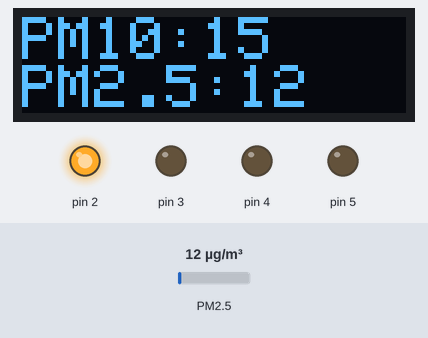
A sketch run on a simulated Arduino Uno, built with avr-gcc and run on an emulated ATmega328P. Shown: 128×32 one-colour display, output pins drawn as LEDs (lit = HIGH). The inputs (shaded band) are chosen by the test bench; at power-on: PM2.5 12 µg/m³. The display library's start-up logo is not drawn; what the sketch prints to the serial monitor is not drawn.

Above: at 4.2 s.
4.3 s: PM2.5 set to 38 µg/m³
At 5.9 s:
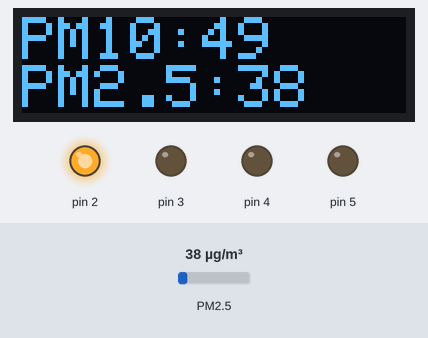
7.0 s: PM2.5 set to 44 µg/m³
At 8.4 s:
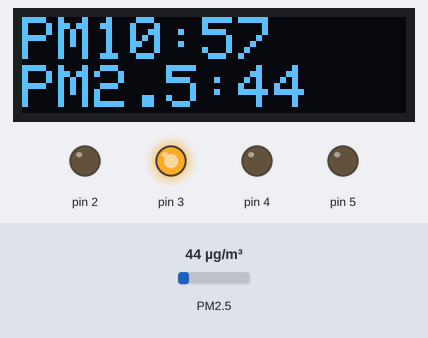
9.7 s: PM2.5 set to 115 µg/m³
At 12.3 s:
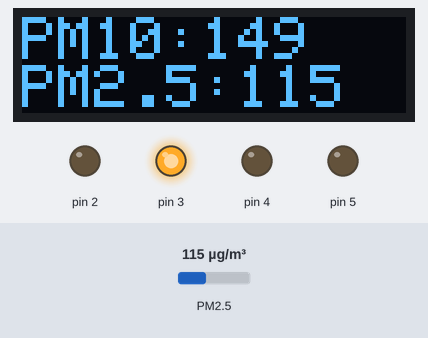
12.8 s: PM2.5 set to 122 µg/m³
At 13.7 s:
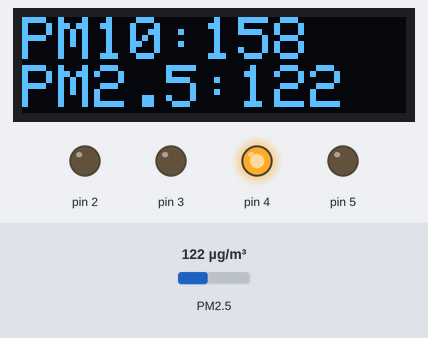
15.5 s: PM2.5 set to 191 µg/m³
At 18.7 s:
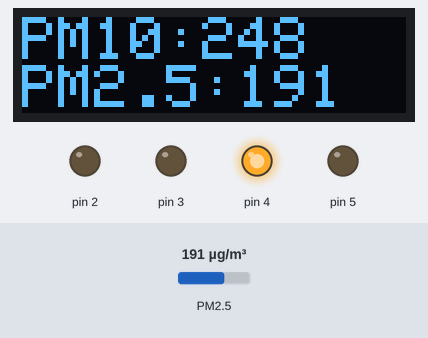
19.0 s: PM2.5 set to 201 µg/m³
At 20.2 s:
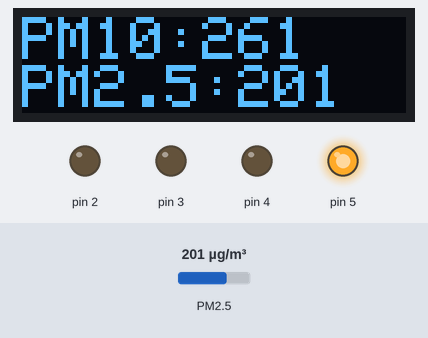
Timing chart, 0 to 22.0 s (numbered marks = the images above; inputs shaded):
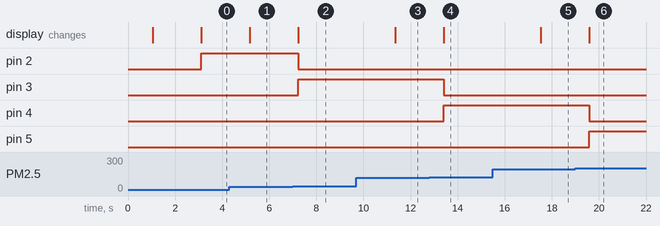

Measured:
- the behaviour switches between 41 and 42 µg/m³ on PM2.5 (found by bisection; images 1 and 2)
- the behaviour switches between 119 and 120 µg/m³ on PM2.5 (found by bisection; images 3 and 4)
- the behaviour switches between 196 and 197 µg/m³ on PM2.5 (found by bisection; images 5 and 6)
- after the input at 4.3 s, the display: changes after 0.86 s (image 1)
- after the input at 7.0 s, pin 2: HIGH → LOW after 0.23 s; pin 3: LOW → HIGH after 0.23 s; the display: changes after 0.23 s (image 2)
- after the input at 9.7 s, the display: changes after 1.6 s (image 3)
- after the input at 12.8 s, pin 3: HIGH → LOW after 0.61 s; pin 4: LOW → HIGH after 0.61 s; the display: changes after 0.61 s (image 4)
- after the input at 15.5 s, the display: changes after 2.0 s (image 5)
- after the input at 19.0 s, pin 4: HIGH → LOW after 0.59 s; pin 5: LOW → HIGH after 0.59 s; the display: changes after 0.59 s (image 6)

The sketch:

airquality.ino
```cpp
#include <Adafruit_SSD1306.h>
#include <splash.h>

#include <Wire.h>

/* Test sketch for Adafruit PM2.5 sensor with UART or I2C */

#include "Adafruit_PM25AQI.h"

// If your PM2.5 is UART only, for UNO and others (without hardware serial)
// we must use software serial...
// pin #2 is IN from sensor (TX pin on sensor), leave pin #3 disconnected
// comment these two lines if using hardware serial
//#include <SoftwareSerial.h>
//SoftwareSerial pmSerial(2, 3);

#define SCREEN_WIDTH 128 // OLED display width, in pixels
#define SCREEN_HEIGHT 32 // OLED display height, in pixels
#define OLED_RESET     4 // Reset pin # (or -1 if sharing Arduino reset pin)

Adafruit_SSD1306 display(SCREEN_WIDTH, SCREEN_HEIGHT, &Wire, OLED_RESET);

#define LOGO_HEIGHT   16
#define LOGO_WIDTH    16

Adafruit_PM25AQI aqi = Adafruit_PM25AQI();

void setup() {
  // Wait for serial monitor to open
  Serial.begin(115200);
//  while (!Serial) delay(10);

  Serial.println("Adafruit PMSA003I Air Quality Sensor");

  // Wait one second for sensor to boot up!
  delay(1000);

  // If using serial, initialize it and set baudrate before starting!
  // Uncomment one of the following
  //Serial1.begin(9600);
  //pmSerial.begin(9600);

  // There are 3 options for connectivity!
  if (! aqi.begin_I2C()) {      // connect to the sensor over I2C
  //if (! aqi.begin_UART(&Serial1)) { // connect to the sensor over hardware serial
  //if (! aqi.begin_UART(&pmSerial)) { // connect to the sensor over software serial
    Serial.println("Could not find PM 2.5 sensor!");
    while (1) delay(10);
  }

  Serial.println("PM25 found!");

    // SSD1306_SWITCHCAPVCC = generate display voltage from 3.3V internally
  if(!display.begin(SSD1306_SWITCHCAPVCC, 0x3C)) { // Address 0x3C for 128x32
    Serial.println(F("SSD1306 allocation failed"));
    for(;;); // Don't proceed, loop forever
  }

    display.display();
  delay(2000); // Pause for 2 seconds

    // Clear the buffer
  display.clearDisplay();

  // Draw a single pixel in white
  display.drawPixel(10, 10, SSD1306_WHITE);
  pinMode(2,OUTPUT);
  pinMode(3,OUTPUT);
  pinMode(4,OUTPUT);
  pinMode(5,OUTPUT);


}

void loop() {
  PM25_AQI_Data data;

  if (! aqi.read(&data)) {
    Serial.println("Could not read from AQI");
    delay(500);  // try again in a bit!
    return;
  }
  Serial.println("AQI reading success");

  Serial.println();
  Serial.println(F("---------------------------------------"));
  Serial.println(F("Concentration Units (standard)"));
  Serial.println(F("---------------------------------------"));
  Serial.print(F("PM 1.0: ")); Serial.print(data.pm10_standard);
  Serial.print(F("\t\tPM 2.5: ")); Serial.print(data.pm25_standard);
  Serial.print(F("\t\tPM 10: ")); Serial.println(data.pm100_standard);
  Serial.println(F("Concentration Units (environmental)"));
  Serial.println(F("---------------------------------------"));
  Serial.print(F("PM 1.0: ")); Serial.print(data.pm10_env);
  Serial.print(F("\t\tPM 2.5: ")); Serial.print(data.pm25_env);
  Serial.print(F("\t\tPM 10: ")); Serial.println(data.pm100_env);
  Serial.println(F("---------------------------------------"));
  Serial.print(F("Particles > 0.3um / 0.1L air:")); Serial.println(data.particles_03um);
  Serial.print(F("Particles > 0.5um / 0.1L air:")); Serial.println(data.particles_05um);
  Serial.print(F("Particles > 1.0um / 0.1L air:")); Serial.println(data.particles_10um);
  Serial.print(F("Particles > 2.5um / 0.1L air:")); Serial.println(data.particles_25um);
  Serial.print(F("Particles > 5.0um / 0.1L air:")); Serial.println(data.particles_50um);
  Serial.print(F("Particles > 10 um / 0.1L air:")); Serial.println(data.particles_100um);
  Serial.println(F("---------------------------------------"));


  display.clearDisplay();

  display.setTextSize(2);      // Normal 1:1 pixel scale
  display.setTextColor(SSD1306_WHITE); // Draw white text
  display.setCursor(0, 0);     // Start at top-left corner
  display.cp437(true);         // Use full 256 char 'Code Page 437' font

  // Not all the characters will fit on the display. This is normal.
  // Library will draw what it can and the rest will be clipped.
  char buff[20];
  memset(buff,0,20);
  sprintf(buff, "PM10:%d\n", data.pm100_env);
  display.write(buff);
  memset(buff,0,20);
  sprintf(buff, "PM2.5:%d\n", data.pm25_env);
  display.write(buff);
  display.display();

  for(int i=0; i<4; ++i){
    digitalWrite(2+i, LOW);
  }
  if (data.pm100_env < 54) // good
      digitalWrite(2, HIGH);
  else if (data.pm100_env < 155) // moderate
      digitalWrite(3, HIGH);
  else if (data.pm100_env < 255) // bad for sensitive groups
      digitalWrite(4, HIGH);
  else
      digitalWrite(5, HIGH);
  delay(2000);
 }
```
